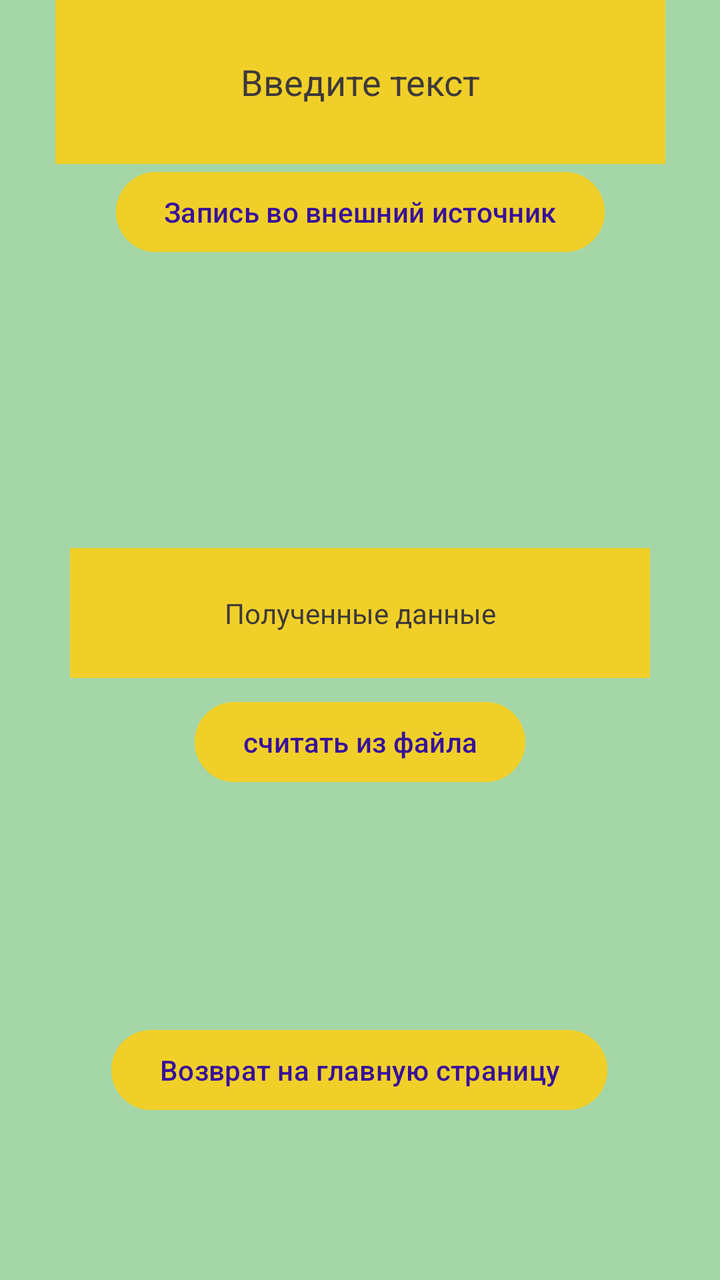
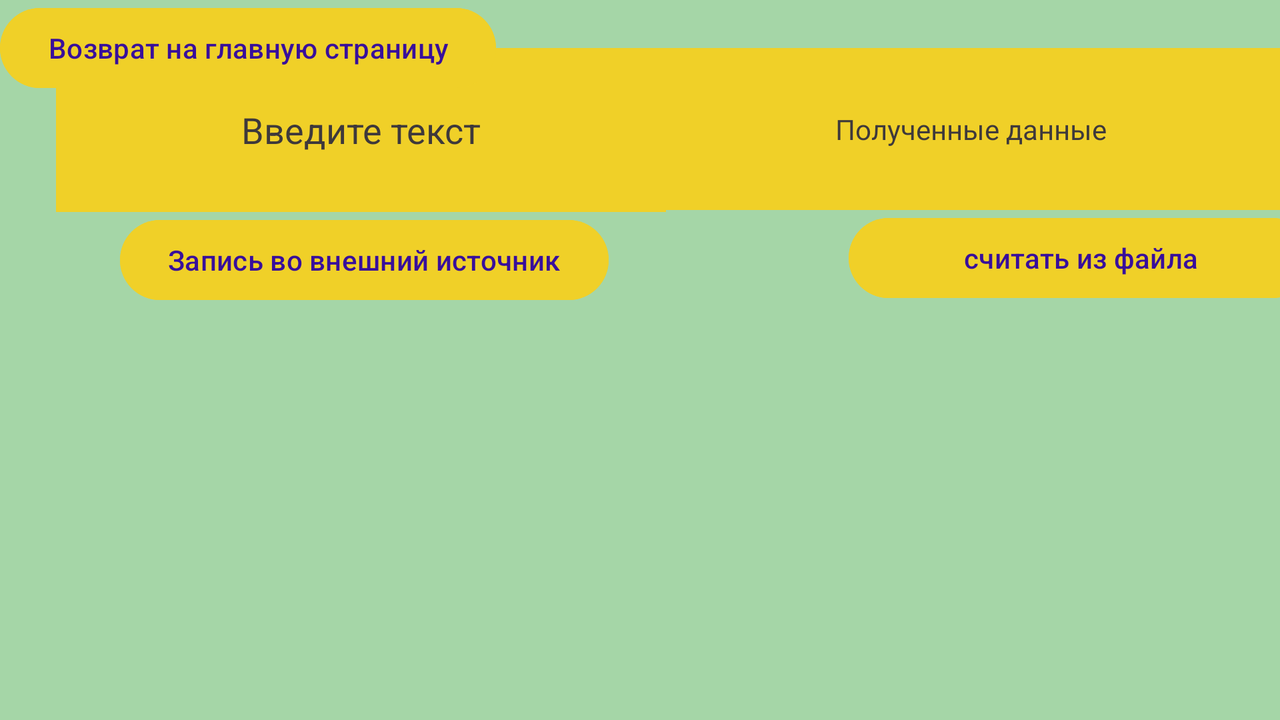

Two renders of one Android screen. The first uses the default layout on a phone; the second uses the alternative layout the repository ships for a different screen configuration, on a matching device. The two XML files are below.
<!-- AndroidManifest.xml: application theme Theme.Lab6_part1 -->
<!-- res/layout/activity_main_exter.xml -->
<?xml version="1.0" encoding="utf-8"?>
<androidx.constraintlayout.widget.ConstraintLayout xmlns:android="http://schemas.android.com/apk/res/android"
    xmlns:app="http://schemas.android.com/apk/res-auto"
    xmlns:tools="http://schemas.android.com/tools"
    android:id="@+id/main"
    android:layout_width="match_parent"
    android:layout_height="match_parent"
    android:background="@color/light_green"
    tools:context=".MainActivityExter">

    <TextView
        android:id="@+id/textViewEx"
        android:layout_width="290dp"
        android:layout_height="65dp"
        android:layout_marginTop="144dp"
        android:background="@color/yellow"
        android:gravity="center"
        android:hint="@string/readData"
        android:textColorHint="#3E393B"
        app:layout_constraintEnd_toEndOf="parent"
        app:layout_constraintStart_toStartOf="parent"
        app:layout_constraintTop_toBottomOf="@+id/writeEx" />

    <EditText
        android:id="@+id/editTextExt"
        android:layout_width="305dp"
        android:layout_height="82dp"
        android:autofillHints=""
        android:background="@color/yellow"
        android:ems="10"
        android:gravity="center"
        android:hint="@string/enterText"
        android:inputType="text"
        android:textColorHint="#3E393B"
        app:layout_constraintEnd_toEndOf="parent"
        app:layout_constraintStart_toStartOf="parent"
        app:layout_constraintTop_toTopOf="parent" />

    <Button
        android:id="@+id/readEx"
        android:layout_width="wrap_content"
        android:layout_height="wrap_content"
        android:layout_marginTop="8dp"
        android:backgroundTint="@color/yellow"
        android:gravity="center"
        android:onClick="readExternal"
        android:text="@string/textButtonReadFile"
        android:textColor="@color/darkViol"
        app:layout_constraintEnd_toEndOf="parent"
        app:layout_constraintStart_toStartOf="parent"
        app:layout_constraintTop_toBottomOf="@+id/textViewEx" />

    <Button
        android:id="@+id/writeEx"
        android:layout_width="wrap_content"
        android:layout_height="wrap_content"
        android:backgroundTint="@color/yellow"
        android:gravity="center"
        android:onClick="writeExternal"
        android:text="@string/buttonWriteExternal"
        android:textColor="@color/darkViol"
        app:layout_constraintEnd_toEndOf="parent"
        app:layout_constraintStart_toStartOf="parent"
        app:layout_constraintTop_toBottomOf="@+id/editTextExt" />

    <Button
        android:id="@+id/buttonRetutnMP"
        android:layout_width="wrap_content"
        android:layout_height="wrap_content"
        android:layout_marginTop="116dp"
        android:backgroundTint="@color/yellow"
        android:onClick="returnMainPage"
        android:text="@string/returnMP"
        android:textColor="@color/darkViol"
        app:layout_constraintEnd_toEndOf="parent"
        app:layout_constraintHorizontal_bias="0.496"
        app:layout_constraintStart_toStartOf="parent"
        app:layout_constraintTop_toBottomOf="@+id/readEx" />
</androidx.constraintlayout.widget.ConstraintLayout>
<!-- resources referenced by this layout -->
<resources>
  <color name="darkViol">#380F9B</color>
  <color name="light_green">#A5D6A7</color>
  <color name="yellow">#F0D028</color>
  <string name="buttonWriteExternal">Запись во внешний источник</string>
  <string name="enterText">Введите текст</string>
  <string name="readData">Полученные данные</string>
  <string name="returnMP">Возврат на главную страницу</string>
  <string name="textButtonReadFile">считать из файла</string>
  <style name="Theme.Lab6_part1" parent="Base.Theme.Lab6_part1" />
  <style name="Base.Theme.Lab6_part1" parent="Theme.Material3.DayNight.NoActionBar">
          
          
      </style>
</resources>
<!-- res/layout-land/activity_main_exter.xml (the repository's variant of the layout above) -->
<!-- drawn on the phone turned sideways -->
<?xml version="1.0" encoding="utf-8"?>
<androidx.constraintlayout.widget.ConstraintLayout xmlns:android="http://schemas.android.com/apk/res/android"
    xmlns:app="http://schemas.android.com/apk/res-auto"
    xmlns:tools="http://schemas.android.com/tools"
    android:id="@+id/main"
    android:layout_width="match_parent"
    android:layout_height="match_parent"
    android:background="@color/light_green"
    tools:context=".MainActivityExter">

    <TextView
        android:id="@+id/textViewEx"
        android:layout_width="320dp"
        android:layout_height="81dp"
        android:layout_marginTop="24dp"
        android:background="@color/yellow"
        android:gravity="center"
        android:hint="@string/readData"
        android:textColorHint="#3E393B"
        app:layout_constraintEnd_toEndOf="parent"
        app:layout_constraintHorizontal_bias="0.602"
        app:layout_constraintStart_toEndOf="@+id/editTextExt"
        app:layout_constraintTop_toTopOf="parent" />

    <EditText
        android:id="@+id/editTextExt"
        android:layout_width="305dp"
        android:layout_height="82dp"
        android:layout_marginStart="28dp"
        android:layout_marginTop="24dp"
        android:autofillHints=""
        android:background="@color/yellow"
        android:ems="10"
        android:gravity="center"
        android:hint="@string/enterText"
        android:inputType="text"
        android:textColorHint="#3E393B"
        app:layout_constraintStart_toStartOf="parent"
        app:layout_constraintTop_toTopOf="parent" />

    <Button
        android:id="@+id/readEx"
        android:layout_width="232dp"
        android:layout_height="48dp"
        android:layout_marginStart="120dp"
        android:backgroundTint="@color/yellow"
        android:gravity="center"
        android:onClick="readExternal"
        android:text="@string/textButtonReadFile"
        android:textColor="@color/darkViol"
        app:layout_constraintEnd_toEndOf="parent"
        app:layout_constraintHorizontal_bias="0.0"
        app:layout_constraintStart_toEndOf="@+id/writeEx"
        app:layout_constraintTop_toBottomOf="@+id/textViewEx" />

    <Button
        android:id="@+id/writeEx"
        android:layout_width="wrap_content"
        android:layout_height="wrap_content"
        android:layout_marginStart="60dp"
        android:backgroundTint="@color/yellow"
        android:gravity="center"
        android:onClick="writeExternal"
        android:text="@string/buttonWriteExternal"
        android:textColor="@color/darkViol"
        app:layout_constraintStart_toStartOf="parent"
        app:layout_constraintTop_toBottomOf="@+id/editTextExt" />

    <Button
        android:id="@+id/buttonRetutnMP"
        android:layout_width="wrap_content"
        android:layout_height="wrap_content"
        android:backgroundTint="@color/yellow"
        android:onClick="returnMainPage"
        android:text="@string/returnMP"
        android:textColor="@color/darkViol"
        tools:layout_editor_absoluteX="241dp"
        tools:layout_editor_absoluteY="240dp" />
</androidx.constraintlayout.widget.ConstraintLayout>
